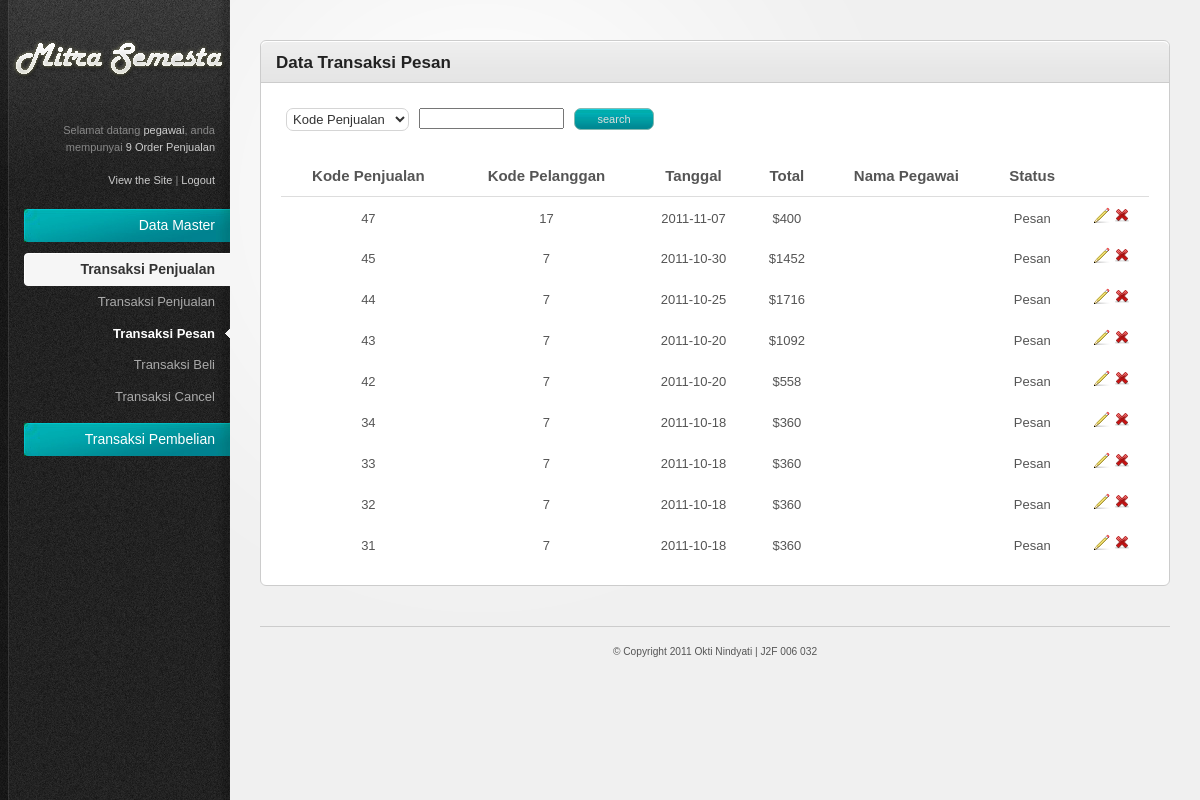
The app's page /index.php/admin/penjualan/penjualan_pesan (signed in) with its own data.
### tables this page shows
CREATE TABLE IF NOT EXISTS `penjualan` (
  `KodePenjualan` int(11) NOT NULL AUTO_INCREMENT,
  `KodePelanggan` char(5) NOT NULL,
  `Tanggal` date NOT NULL,
  `TotalHarga` double NOT NULL,
  `KodePegawai` char(5) NOT NULL,
  `Status` enum('Pesan','Beli','Batal') NOT NULL,
  PRIMARY KEY (`KodePenjualan`)
);

### system/application/controllers/admin/penjualan.php (called while the page is built, shortened)
<?php
Class Penjualan extends Controller{
	function Penjualan(){
		if(isset($_SESSION["username"]) && $_SESSION['level']=='Pegawai'){
			$this->load->model(array('penjualan_model','penjualan_model','detail_penjualan_model','produk_model','pelanggan_model','pegawai_model'));
		}else{
			redirect('home');
		}
	}
	function penjualan_pesan(){
		$data['judul'] = "Data Transaksi Pesan";
		$Status = 'Pesan';
		$result = $this->penjualan_model->get_penjualan_status($Status);
		$subdata['result_penjualan_status'] = $result;
		$data['content'] = $this->load->view('admin/penjualan_status_view',$subdata,TRUE);
		$this->load->view("template_admin/template",$data);
	}
}

### system/codeigniter/CodeIgniter.php (called while the page is built, shortened)
<?php  if ( ! defined('BASEPATH')) exit('No direct script access allowed');
$EXT =& load_class('Hooks');
$EXT->_call_hook('pre_system');
$URI =& load_class('URI');
$RTR =& load_class('Router');
$method = $RTR->fetch_method();
$EXT->_call_hook('pre_controller');
$CI = new $class();
if ($RTR->scaffolding_request === TRUE)
{
	if ($EXT->_call_hook('scaffolding_override') === FALSE)
	{
		$CI->_ci_scaffolding();
	}
}
else
{
	if (method_exists($CI, '_remap'))
	{
		$CI->_remap($method);
	}
	else
	{
		call_user_func_array(array(&$CI, $method), array_slice($URI->rsegments, 2));
	}
}

### index.php (called while the page is built, shortened)
<?php
require_once BASEPATH.'codeigniter/CodeIgniter'.EXT;

### system/codeigniter/Base5.php (called while the page is built)
<?php  if ( ! defined('BASEPATH')) exit('No direct script access allowed');
class CI_Base {
	private static $instance;
	public function CI_Base()
	{
		self::$instance =& $this;
	}
	public static function &get_instance()
	{
		return self::$instance;
	}
}
function &get_instance()
{
	return CI_Base::get_instance();
}

### system/application/models/penjualan_model.php (called while the page is built, shortened)
<?php
Class Penjualan_model extends Model{
	function get_penjualan_status($Status){
		$this->db->join('pegawai','penjualan.KodePegawai=pegawai.KodePegawai',"LEFT");
		$this->db->where('Status',$Status);
		$this->db->order_by('Tanggal','desc');
		$query = $this->db->get('penjualan');
		if($query->num_rows()>0){
			return $query->result();
		}else{
			return false;
		};
	}
	function count_row_penjualan($status){
		$this->db->where('status', $status);
		$this->db->from('penjualan');
		return $this->db->count_all_results();
	}
}

### system/application/views/admin/penjualan_status_view.php (the view, shortened to what this page needs)
<div style="float:left;margin:5px 5px 25px 5px;">
<?=form_open("admin/penjualan/search_penjualan_status/")?>
<?php
$data=array(
	'KodePenjualan'=>'Kode Penjualan',
	'KodePelanggan'=>'Kode Pelanggan',
	'Tanggal'=>'Tanggal',
	'Total'=>'Total',
	'KodePegawai'=>'Kode Pegawai',
	'Status'=>'Status'
	);
echo form_dropdown('NamaField',$data,'','class="combo"');
?>
</div>
<div style="float:left;margin:5px 5px 25px 5px;"><input type="text" size="15px" name="keyword" value=""></div>
<div style="float:left;margin:5px 5px 25px 5px;"><input type="submit" class="button" name="submit" style="width:80px" value="search"></div>
<div class="tab-content default-tab" id="tab1">
	<table width="100%">
		<thead>
			<tr>
			   <th><center>Kode Penjualan</center></th>
			   <th><center>Kode Pelanggan</center></th>
			   <th><center>Tanggal</center></th>
			   <th><center>Total</center></th>
			   <th><center>Nama Pegawai</center></th>
			   <th><center>Status</center></th>
			   <th></th>
			</tr>
		</thead>
		<tbody>
				<?php if($result_penjualan_status){
					foreach($result_penjualan_status as $num_row => $row)
				{?>
				<td><center><?=$row->KodePenjualan;?></center></td>
				<td><center><?=$row->KodePelanggan;?></center></td>
				<td><center><?=$row->Tanggal;?></center></td>
				<td><center>$<?=$row->TotalHarga;?></center></td>
				<td><center><?=$row->NamaPegawai;?></center></td>
				<td><center><?=$row->Status;?></center></td>
				<td><center>
					 <a href="<?=site_url("admin/penjualan/edit_penjualan/".$row->KodePenjualan)?>" title="Edit"><img src="<?=base_url()?>system/application/views/template_admin/resources/images/icons/pencil.png" alt="Edit" /></a>
					 <a href="<?=site_url("admin/penjualan/delete_penjualan/".$row->KodePenjualan)?>" title="Hapus"><img src="<?=base_url()?>system/application/views/template_admin/resources/images/icons/cross.png" alt="Delete" /></a>
					</center>
				</td>
				<?php
				};
				}
				?>
		</tbody>
	</table>
</div>

### system/application/views/template_admin/resources/css/style.css (style rules this page uses)
html { font-size: 100%; height: 100%; margin-bottom: 1px; }
body { font-family: Arial, Helvetica, sans-serif; color: #555; background: #f0f0f0 url('../images/bg-body.gif') top left repeat-y; font-size: 12px; }
a { color: #84bab2; text-decoration: none; }
.button { font-family: Verdana, Arial, sans-serif; display: inline-block; background: #3e4e5a url('../images/bg-button-blue.jpg') top left repeat-x !important; border: 1px solid #84bab2 !important; padding: 4px 7px 4px 7px !important; color: #ddd !important; font-size: 11px !important; cursor: pointer; }
#main-content table { border-collapse: collapse; }
#main-content table thead th { font-weight: bold; font-size: 15px; border-bottom: 1px solid #ddd; }
#main-content table td, #main-content table th { padding: 10px; line-height: 1.3em; }
form input.text-input, form select, form textarea, form .wysiwyg { padding: 6px; font-size: 13px; background: #fff url('../images/bg-form-field.gif') top left repeat-x; border: 1px solid #d5d5d5; color: #333; }
form select { padding: 4px; background: #fff; }
.combo { padding:2px; }

### system/application/views/template_admin/resources/css/invalid.css (style rules this page uses)
.button, #main-content table tfoot td .bulk-actions select, .pagination a.number, form input.text-input, form textarea, form .wysiwyg, form select { -moz-border-radius: 7px; -webkit-border-radius: 7px; border-radius: 7px; }

### records on screen
penjualan: KodePenjualan "47", KodePelanggan "17", Tanggal "2011-11-07", TotalHarga "400", Status "Pesan"
penjualan: KodePenjualan "45", KodePelanggan "7", Tanggal "2011-10-30", TotalHarga "1452", Status "Pesan"
penjualan: KodePenjualan "44", KodePelanggan "7", Tanggal "2011-10-25", TotalHarga "1716", Status "Pesan"
penjualan: KodePenjualan "43", KodePelanggan "7", Tanggal "2011-10-20", TotalHarga "1092", Status "Pesan"
penjualan: KodePenjualan "42", KodePelanggan "7", Tanggal "2011-10-20", TotalHarga "558", Status "Pesan"
penjualan: KodePenjualan "34", KodePelanggan "7", Tanggal "2011-10-18", TotalHarga "360", Status "Pesan"
penjualan: KodePenjualan "33", KodePelanggan "7", Tanggal "2011-10-18", TotalHarga "360", Status "Pesan"
penjualan: KodePenjualan "32", KodePelanggan "7", Tanggal "2011-10-18", TotalHarga "360", Status "Pesan"
penjualan: KodePenjualan "31", KodePelanggan "7", Tanggal "2011-10-18", TotalHarga "360", Status "Pesan"

### other values on screen
$_SESSION['username'] "pegawai"
$this->penjualan_model->count_row_penjualan('Pesan') "9"
$judul "Data Transaksi Pesan"
